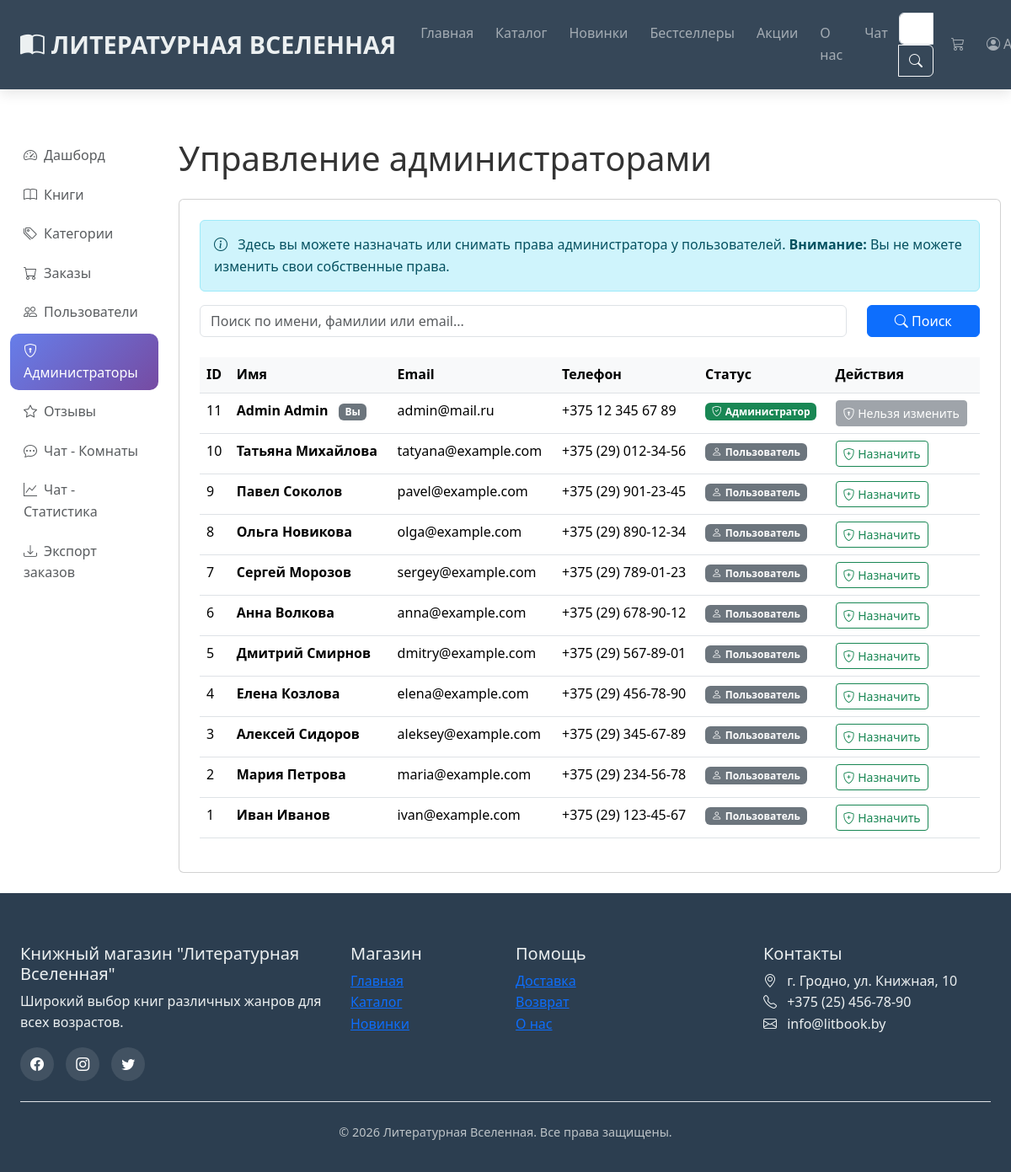
Screenshot of /admin/admins (signed in) with the database file from the repository.
### models.py (models this page shows, shortened)
class User(db.Model):
    __tablename__ = 'users'
    id = db.Column(db.Integer, primary_key=True)
    first_name = db.Column(db.String(50), nullable=False)
    last_name = db.Column(db.String(50), nullable=False)
    email = db.Column(db.String(120), unique=True, nullable=False)
    password_hash = db.Column(db.String(128))
    phone = db.Column(db.String(20))
    is_admin = db.Column(db.Boolean, default=False)  # Добавленное поле
    created_at = db.Column(db.DateTime, default=datetime.now)
    orders = db.relationship('Order', backref='user', lazy=True)
    wishlist = db.relationship('Wishlist', backref='user', lazy=True)

### admin.py (the view, shortened to what this page needs)
@admin_bp.route('/admins')
@admin_required
def admins():
    page = request.args.get('page', 1, type=int)
    per_page = 20
    search = request.args.get('search', '')
    query = User.query
    pagination = query.order_by(User.created_at.desc()).paginate(page=page, per_page=per_page, error_out=False)
    users = pagination.items
    return render_template('admin/admins.html', users=users, pagination=pagination, search=search)

### admin.py (called while the page is built)
def admin_required(f):
    @wraps(f)
    def decorated_function(*args, **kwargs):
        if 'user_id' not in session:
            flash('Пожалуйста, войдите в систему', 'warning')
            return redirect(url_for('login'))
        user = User.query.get(session['user_id'])
        if not user or not user.is_admin:
            flash('Доступ запрещен. Требуются права администратора.', 'danger')
            return redirect(url_for('index'))
        return f(*args, **kwargs)
    return decorated_function

### app.py (called while the page is built)
@app.context_processor
def inject_data():
    categories = Category.query.all()
    cart_count = 0
    if 'cart' in session:
        cart_count = sum(item['quantity'] for item in session['cart'].values())
    return dict(
        categories=categories,
        cart_count=cart_count,
        current_year=datetime.now().year
    )

### templates/admin/admins.html (shortened to what this page needs)
{% extends "base.html" %}
{% block content %}
<div style="height: 70px;"></div>
<div class="container-fluid py-4">
    <div class="row">
        <div class="col-md-3 col-lg-2 mb-4">
            {% include "admin/sidebar.html" %}
        </div>
        <div class="col-md-9 col-lg-10">
            <h1 class="mb-4">Управление администраторами</h1>
            <div class="card">
                <div class="card-body">
                    <div class="alert alert-info">
                        <i class="bi bi-info-circle me-2"></i>
                        Здесь вы можете назначать или снимать права администратора у пользователей.
                        <strong>Внимание:</strong> Вы не можете изменить свои собственные права.
                    </div>
                    <form method="get" class="mb-4">
                        <div class="row">
                            <div class="col-md-10">
                                <input type="text" name="search" class="form-control"
                                       placeholder="Поиск по имени, фамилии или email..."
                                       value="{{ search }}">
                            </div>
                            <div class="col-md-2">
                                <button type="submit" class="btn btn-primary w-100">
                                    <i class="bi bi-search"></i> Поиск
                                </button>
                            </div>
                        </div>
                    </form>
                    <div class="table-responsive">
                        <table class="table table-hover">
                            <thead>
                                <tr>
                                    <th>ID</th>
                                    <th>Имя</th>
                                    <th>Email</th>
                                    <th>Телефон</th>
                                    <th>Статус</th>
                                    <th>Действия</th>
                                </tr>
                            </thead>
                            <tbody>
                                {% for user in users %}
                                <tr>
                                    <td>{{ user.id }}</td>
                                    <td>
                                        <strong>{{ user.first_name }} {{ user.last_name }}</strong>
                                        {% if user.id == session.user_id %}
                                            <span class="badge bg-secondary ms-2">Вы</span>
                                        {% endif %}
                                    </td>
                                    <td>{{ user.email }}</td>
                                    <td>{{ user.phone or '—' }}</td>
                                    <td>
                                        {% if user.is_admin %}
                                            <span class="badge bg-success">
                                                <i class="bi bi-shield-check me-1"></i>Администратор
                                            </span>
                                        {% else %}
                                            <span class="badge bg-secondary">
                                                <i class="bi bi-person me-1"></i>Пользователь
                                            </span>
                                        {% endif %}
                                    </td>
                                    <td>
                                        {% if user.id != session.user_id %}
                                            <a href="{{ url_for('admin.toggle_admin', user_id=user.id) }}"
                                               class="btn btn-sm {% if user.is_admin %}btn-outline-danger{% else %}btn-outline-success{% endif %}"
                                               onclick="return confirm('{% if user.is_admin %}Снять права администратора?{% else %}Назначить администратором?{% endif %}')">
                                                {% if user.is_admin %}
                                                    <i class="bi bi-shield-x"></i> Снять права
                                                {% else %}
                                                    <i class="bi bi-shield-plus"></i> Назначить
                                                {% endif %}
                                            </a>
                                        {% else %}
                                            <button class="btn btn-sm btn-secondary" disabled>
                                                <i class="bi bi-shield-lock"></i> Нельзя изменить
                                            </button>
                                        {% endif %}
                                    </td>
                                </tr>
                                {% endfor %}
                            </tbody>
                        </table>
                    </div>
                </div>
            </div>
        </div>
    </div>
</div>
{% endblock %}

### static/css/style.css (style rules this page uses)
:root { --primary-color: #2c3e50; --secondary-color: #3498db; --accent-color: #e74c3c; --light-color: #ecf0f1; --dark-color: #2c3e50; --text-color: #333; --shadow: 0 5px 15px rgba(0, 0, 0, 0.1); --transition: all 0.3s ease; }
* { margin: 0; padding: 0; box-sizing: border-box; }
body { font-family: "Segoe UI", Tahoma, Geneva, Verdana, sans-serif; color: var(--text-color); line-height: 1.6; overflow-x: hidden; }
.card-body { padding: 1.5rem; }
.table th { background-color: #f8f9fa; font-weight: 600; }

### rows the page displays
User: id "11", first_name "Admin", last_name "Admin", shows "Вы", email "admin@mail.ru", phone "+375 12 345 67 89", is_admin True (drawn), shows "Нельзя изменить"
User: id "10", first_name "Татьяна", last_name "Михайлова", email "tatyana@example.com", phone "+375 (29) 012-34-56", is_admin False (drawn)
User: id "9", first_name "Павел", last_name "Соколов", email "pavel@example.com", phone "+375 (29) 901-23-45", is_admin False (drawn)
User: id "8", first_name "Ольга", last_name "Новикова", email "olga@example.com", phone "+375 (29) 890-12-34", is_admin False (drawn)
User: id "7", first_name "Сергей", last_name "Морозов", email "sergey@example.com", phone "+375 (29) 789-01-23", is_admin False (drawn)
User: id "6", first_name "Анна", last_name "Волкова", email "anna@example.com", phone "+375 (29) 678-90-12", is_admin False (drawn)
User: id "5", first_name "Дмитрий", last_name "Смирнов", email "dmitry@example.com", phone "+375 (29) 567-89-01", is_admin False (drawn)
User: id "4", first_name "Елена", last_name "Козлова", email "elena@example.com", phone "+375 (29) 456-78-90", is_admin False (drawn)
User: id "3", first_name "Алексей", last_name "Сидоров", email "aleksey@example.com", phone "+375 (29) 345-67-89", is_admin False (drawn)
User: id "2", first_name "Мария", last_name "Петрова", email "maria@example.com", phone "+375 (29) 234-56-78", is_admin False (drawn)
User: id "1", first_name "Иван", last_name "Иванов", email "ivan@example.com", phone "+375 (29) 123-45-67", is_admin False (drawn)
